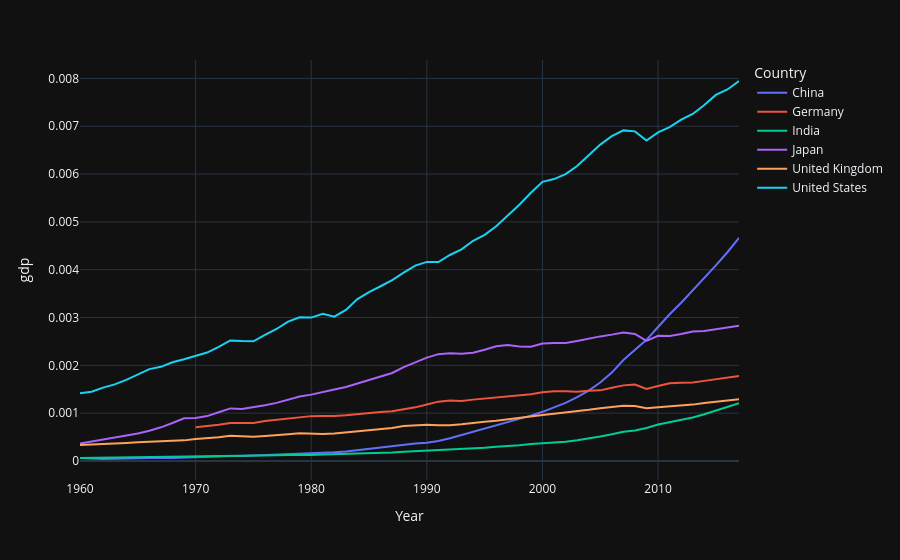

The cell this chart's notebook holds for it:
### Code cell
px.line(top6_share, x="Year", y="gdp", color="Country")
